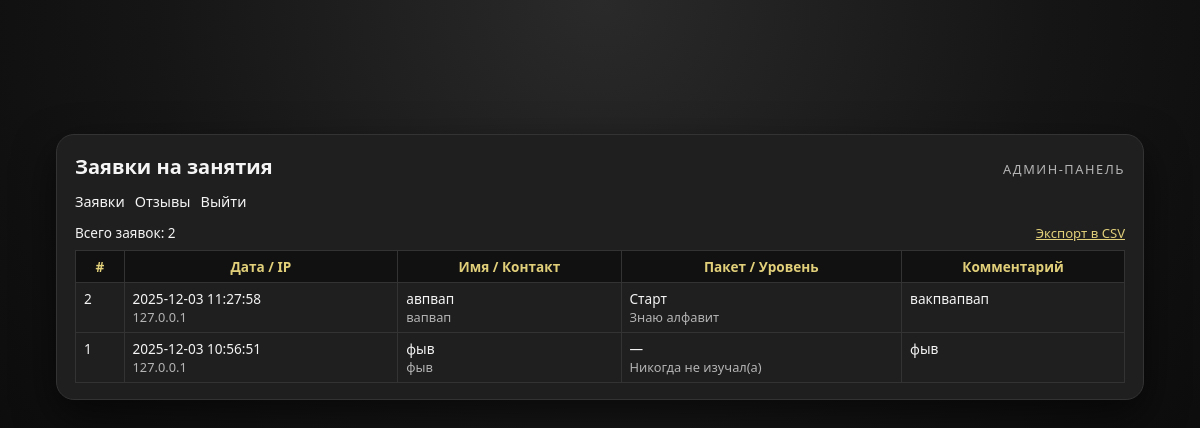
/admin/enrolls (signed in), run on the app's committed database.
### tables this page shows
CREATE TABLE enrolls (
            id INTEGER PRIMARY KEY AUTOINCREMENT,
            created_at DATETIME DEFAULT CURRENT_TIMESTAMP,
            ip TEXT,
            name TEXT NOT NULL,
            contact TEXT NOT NULL,
            tariff TEXT,
            level TEXT,
            comment TEXT
        );

### app.py (the view)
@app.get("/admin/enrolls")
@login_required
def admin_enrolls():
    conn = get_db()
    enrolls = conn.execute(
        """
        SELECT id, created_at, ip, name, contact, tariff, level, comment
        FROM enrolls
        ORDER BY created_at DESC
        LIMIT 500
        """
    ).fetchall()
    conn.close()
    return render_template("admin_enrolls.html", enrolls=enrolls)

### app.py (called while the page is built)
def get_db():
    conn = sqlite3.connect(DB_PATH)
    conn.row_factory = sqlite3.Row
    return conn

def login_required(f):
    @wraps(f)
    def wrapper(*args, **kwargs):
        if not session.get("admin_logged_in"):
            return redirect(url_for("admin_login", next=request.path))
        return f(*args, **kwargs)
    return wrapper

### templates/admin_enrolls.html (shortened to what this page needs)
<!DOCTYPE html>
<html lang="ru">
<head>
  <link rel="stylesheet" href="{{ url_for('static', filename='style.css') }}">
</head>
<body>
  <div class="wrapper">
    <section>
      <div class="section-inner">
        <div class="section-title">
          <h3>Заявки на занятия</h3>
          <span>админ-панель</span>
        </div>
        <div class="admin-nav">
          <a href="{{ url_for('admin_enrolls') }}">Заявки</a>
          <a href="{{ url_for('admin_reviews') }}">Отзывы</a>
          <a href="{{ url_for('admin_logout') }}">Выйти</a>
        </div>
        <div class="top-actions">
          <div>Всего заявок: {{ enrolls|length }}</div>
          <div>
            <a class="btn-link" href="{{ url_for('admin_enrolls_export') }}">Экспорт в CSV</a>
          </div>
        </div>
        <table class="admin-table">
          <thead>
            <tr>
              <th>#</th>
              <th>Дата / IP</th>
              <th>Имя / Контакт</th>
              <th>Пакет / Уровень</th>
              <th>Комментарий</th>
            </tr>
          </thead>
          <tbody>
            {% for e in enrolls %}
              <tr>
                <td>{{ e.id }}</td>
                <td>
                  <div>{{ e.created_at }}</div>
                  <div class="admin-meta">{{ e.ip }}</div>
                </td>
                <td>
                  <div>{{ e.name }}</div>
                  <div class="admin-meta">{{ e.contact }}</div>
                </td>
                <td>
                  <div>{{ e.tariff or '—' }}</div>
                  <div class="admin-meta">{{ e.level or '—' }}</div>
                </td>
                <td>{{ e.comment or '' }}</td>
              </tr>
            {% else %}
              <tr>
                <td colspan="5">Пока нет заявок.</td>
              </tr>
            {% endfor %}
          </tbody>
        </table>
      </div>
    </section>
  </div>
</body>
</html>

### static/style.css (style rules this page uses)
:root { --bg-main: #151515; --bg-section: #1f1f1f; --bg-soft: #252525; --accent: #e1cf7a; --accent-soft: #3d3721; --text-main: #f5f5f5; --text-muted: #b4b4b4; --border: #333333; --radius: 18px; --shadow: 0 16px 40px rgba(0,0,0,0.6); }
* { box-sizing: border-box; margin: 0; padding: 0; }
html { scroll-behavior: smooth; }
body { font-family: system-ui, -apple-system, BlinkMacSystemFont, "Segoe UI", sans-serif; background: radial-gradient(circle at top, #2a2a2a 0, #151515 45%, #050505 100%); color: var(--text-main); min-height: 100vh; padding-top: 110px; }
a { color: inherit; text-decoration: none; }
.wrapper { max-width: 1120px; margin: 0 auto; padding: 24px 16px 40px; }
section { margin-bottom: 26px; }
.section-inner { background: var(--bg-section); border-radius: var(--radius); border: 1px solid var(--border); padding: 18px 18px 16px; box-shadow: var(--shadow); }
.section-title { display: flex; justify-content: space-between; align-items: baseline; gap: 10px; margin-bottom: 12px; }
.section-title h3 { font-size: 1.25rem; }
.section-title span { font-size: 0.8rem; color: var(--text-muted); text-transform: uppercase; letter-spacing: 0.12em; }

### templates/admin_enrolls.html (style rules this page uses)
.admin-nav { display: flex; gap: 10px; margin-bottom: 12px; font-size: 0.9rem; }
.admin-table { width: 100%; border-collapse: collapse; font-size: 0.85rem; }
.admin-table th, .admin-table td { border: 1px solid #333; padding: 6px 8px; vertical-align: top; }
.admin-table th { background: #111; color: var(--accent); }
.admin-meta { font-size: 0.8rem; color: var(--text-muted); }
.top-actions { display: flex; justify-content: space-between; align-items: center; margin-bottom: 8px; font-size: 0.85rem; }
.top-actions a.btn-link { font-size: 0.82rem; text-decoration: underline; color: var(--accent); }

### data on the page
enrolls: id "2", created_at "2025-12-03 11:27:58", ip "127.0.0.1", name "авпвап", contact "вапвап", tariff "Старт", level "Знаю алфавит", comment "вакпвапвап"
enrolls: id "1", created_at "2025-12-03 10:56:51", ip "127.0.0.1", name "фыв", contact "фыв", tariff "—", level "Никогда не изучал(а)", comment "фыв"

### other printed values
{{ enrolls|length }} "2"
